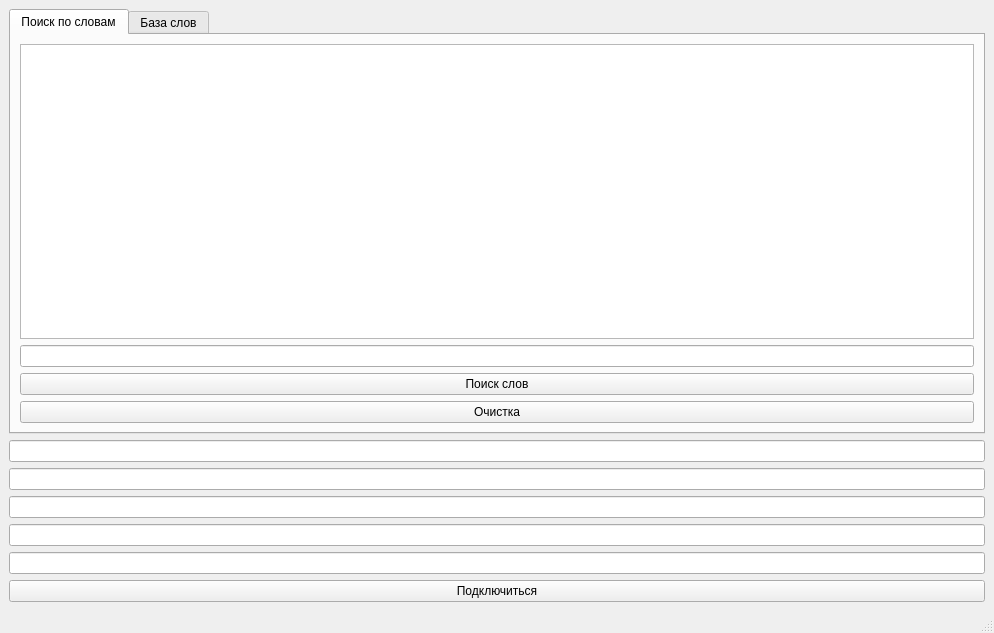
<?xml version="1.0" encoding="UTF-8"?>
<ui version="4.0">
 <class>MainWindow</class>
 <widget class="QMainWindow" name="MainWindow">
  <property name="geometry">
   <rect>
    <x>0</x>
    <y>0</y>
    <width>994</width>
    <height>633</height>
   </rect>
  </property>
  <property name="windowTitle">
   <string>MainWindow</string>
  </property>
  <widget class="QWidget" name="centralwidget">
   <layout class="QVBoxLayout" name="verticalLayout">
    <item>
     <widget class="QTabWidget" name="tabWidget">
      <property name="currentIndex">
       <number>0</number>
      </property>
      <widget class="QWidget" name="tab">
       <attribute name="title">
        <string>Поиск по словам</string>
       </attribute>
       <layout class="QVBoxLayout" name="verticalLayout_3">
        <item>
         <widget class="QTableView" name="privateWordsView"/>
        </item>
        <item>
         <widget class="QLineEdit" name="wordInput"/>
        </item>
        <item>
         <widget class="QPushButton" name="wordSearch">
          <property name="text">
           <string>Поиск слов</string>
          </property>
         </widget>
        </item>
        <item>
         <widget class="QPushButton" name="wordClean">
          <property name="text">
           <string>Очистка</string>
          </property>
         </widget>
        </item>
       </layout>
      </widget>
      <widget class="QWidget" name="tab_2">
       <attribute name="title">
        <string>База слов</string>
       </attribute>
       <layout class="QVBoxLayout" name="verticalLayout_2">
        <item>
         <widget class="QTableView" name="allWordsView"/>
        </item>
        <item>
         <widget class="QPushButton" name="allWordsSearch">
          <property name="text">
           <string>Смотрим все слова</string>
          </property>
         </widget>
        </item>
        <item>
         <widget class="QPushButton" name="allWordsClean">
          <property name="text">
           <string>Очистка</string>
          </property>
         </widget>
        </item>
       </layout>
      </widget>
     </widget>
    </item>
    <item>
     <widget class="QLineEdit" name="host"/>
    </item>
    <item>
     <widget class="QLineEdit" name="port"/>
    </item>
    <item>
     <widget class="QLineEdit" name="user"/>
    </item>
    <item>
     <widget class="QLineEdit" name="password"/>
    </item>
    <item>
     <widget class="QLineEdit" name="dataBase"/>
    </item>
    <item>
     <widget class="QPushButton" name="connect">
      <property name="text">
       <string>Подключиться</string>
      </property>
     </widget>
    </item>
   </layout>
  </widget>
  <widget class="QMenuBar" name="menubar">
   <property name="geometry">
    <rect>
     <x>0</x>
     <y>0</y>
     <width>994</width>
     <height>22</height>
    </rect>
   </property>
  </widget>
  <widget class="QStatusBar" name="statusbar"/>
 </widget>
 <resources/>
 <connections/>
</ui>
